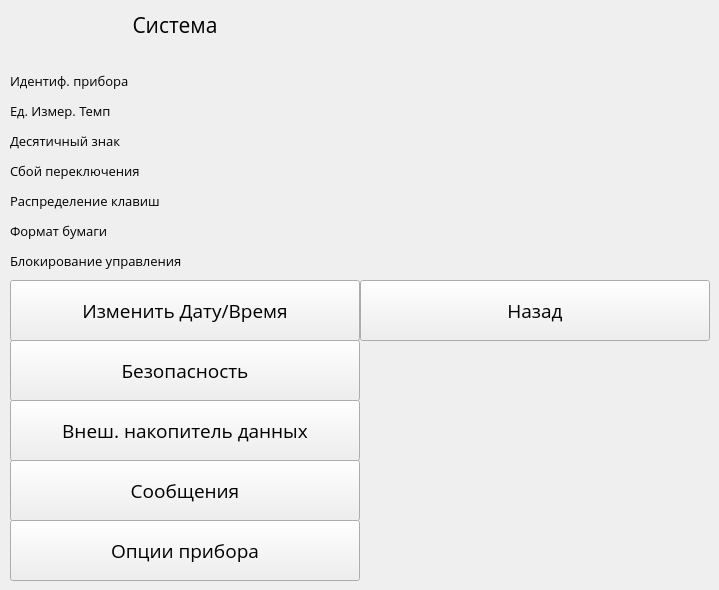
   <widget class="QWidget" name="SystemOptions">
    <widget class="QLabel" name="label_14">
     <property name="geometry">
      <rect>
       <x>0</x>
       <y>0</y>
       <width>350</width>
       <height>50</height>
      </rect>
     </property>
     <property name="font">
      <font>
       <family>Open Sans</family>
       <pointsize>16</pointsize>
      </font>
     </property>
     <property name="text">
      <string>Система</string>
     </property>
     <property name="alignment">
      <set>Qt::AlignCenter</set>
     </property>
    </widget>
    <widget class="QLabel" name="PriborIdentifier">
     <property name="geometry">
      <rect>
       <x>10</x>
       <y>60</y>
       <width>250</width>
       <height>41</height>
      </rect>
     </property>
     <property name="font">
      <font>
       <family>Open Sans</family>
       <pointsize>10</pointsize>
      </font>
     </property>
     <property name="text">
      <string>Идентиф. прибора</string>
     </property>
    </widget>
    <widget class="QLabel" name="label_3">
     <property name="geometry">
      <rect>
       <x>10</x>
       <y>90</y>
       <width>250</width>
       <height>41</height>
      </rect>
     </property>
     <property name="font">
      <font>
       <family>Open Sans</family>
       <pointsize>10</pointsize>
      </font>
     </property>
     <property name="text">
      <string>Ед. Измер. Темп</string>
     </property>
    </widget>
    <widget class="QLabel" name="label_4">
     <property name="geometry">
      <rect>
       <x>10</x>
       <y>120</y>
       <width>250</width>
       <height>41</height>
      </rect>
     </property>
     <property name="font">
      <font>
       <family>Open Sans</family>
       <pointsize>10</pointsize>
      </font>
     </property>
     <property name="text">
      <string>Десятичный знак</string>
     </property>
    </widget>
    <widget class="QLabel" name="label_5">
     <property name="geometry">
      <rect>
       <x>10</x>
       <y>150</y>
       <width>250</width>
       <height>41</height>
      </rect>
     </property>
     <property name="font">
      <font>
       <family>Open Sans</family>
       <pointsize>10</pointsize>
      </font>
     </property>
     <property name="text">
      <string>Сбой переключения</string>
     </property>
    </widget>
    <widget class="QLabel" name="label_15">
     <property name="geometry">
      <rect>
       <x>10</x>
       <y>180</y>
       <width>250</width>
       <height>41</height>
      </rect>
     </property>
     <property name="font">
      <font>
       <family>Open Sans</family>
       <pointsize>10</pointsize>
      </font>
     </property>
     <property name="text">
      <string>Распределение клавиш</string>
     </property>
    </widget>
    <widget class="QLabel" name="label_16">
     <property name="geometry">
      <rect>
       <x>10</x>
       <y>210</y>
       <width>250</width>
       <height>41</height>
      </rect>
     </property>
     <property name="font">
      <font>
       <family>Open Sans</family>
       <pointsize>10</pointsize>
      </font>
     </property>
     <property name="text">
      <string>Формат бумаги</string>
     </property>
    </widget>
    <widget class="QLabel" name="label_17">
     <property name="geometry">
      <rect>
       <x>10</x>
       <y>240</y>
       <width>250</width>
       <height>41</height>
      </rect>
     </property>
     <property name="font">
      <font>
       <family>Open Sans</family>
       <pointsize>10</pointsize>
      </font>
     </property>
     <property name="text">
      <string>Блокирование управления</string>
     </property>
    </widget>
    <widget class="QPushButton" name="ChangeDateButton_2">
     <property name="geometry">
      <rect>
       <x>10</x>
       <y>280</y>
       <width>350</width>
       <height>61</height>
      </rect>
     </property>
     <property name="font">
      <font>
       <family>Open Sans</family>
       <pointsize>14</pointsize>
      </font>
     </property>
     <property name="text">
      <string>Изменить Дату/Время</string>
     </property>
    </widget>
    <widget class="QPushButton" name="SecurityButton">
     <property name="geometry">
      <rect>
       <x>10</x>
       <y>340</y>
       <width>350</width>
       <height>61</height>
      </rect>
     </property>
     <property name="font">
      <font>
       <family>Open Sans</family>
       <pointsize>14</pointsize>
      </font>
     </property>
     <property name="text">
      <string>Безопасность</string>
     </property>
    </widget>
    <widget class="QPushButton" name="SecurityButton_2">
     <property name="geometry">
      <rect>
       <x>10</x>
       <y>400</y>
       <width>350</width>
       <height>61</height>
      </rect>
     </property>
     <property name="font">
      <font>
       <family>Open Sans</family>
       <pointsize>14</pointsize>
      </font>
     </property>
     <property name="text">
      <string>Внеш. накопитель данных</string>
     </property>
    </widget>
    <widget class="QPushButton" name="SecurityButton_3">
     <property name="geometry">
      <rect>
       <x>10</x>
       <y>460</y>
       <width>350</width>
       <height>61</height>
      </rect>
     </property>
     <property name="font">
      <font>
       <family>Open Sans</family>
       <pointsize>14</pointsize>
      </font>
     </property>
     <property name="text">
      <string>Сообщения</string>
     </property>
    </widget>
    <widget class="QPushButton" name="SecurityButton_4">
     <property name="geometry">
      <rect>
       <x>10</x>
       <y>520</y>
       <width>350</width>
       <height>61</height>
      </rect>
     </property>
     <property name="font">
      <font>
       <family>Open Sans</family>
       <pointsize>14</pointsize>
      </font>
     </property>
     <property name="text">
      <string>Опции прибора</string>
     </property>
    </widget>
    <widget class="QPushButton" name="pushButton_30">
     <property name="geometry">
      <rect>
       <x>360</x>
       <y>280</y>
       <width>350</width>
       <height>61</height>
      </rect>
     </property>
     <property name="font">
      <font>
       <family>Open Sans</family>
       <pointsize>14</pointsize>
      </font>
     </property>
     <property name="text">
      <string>Назад</string>
     </property>
    </widget>
   </widget>
